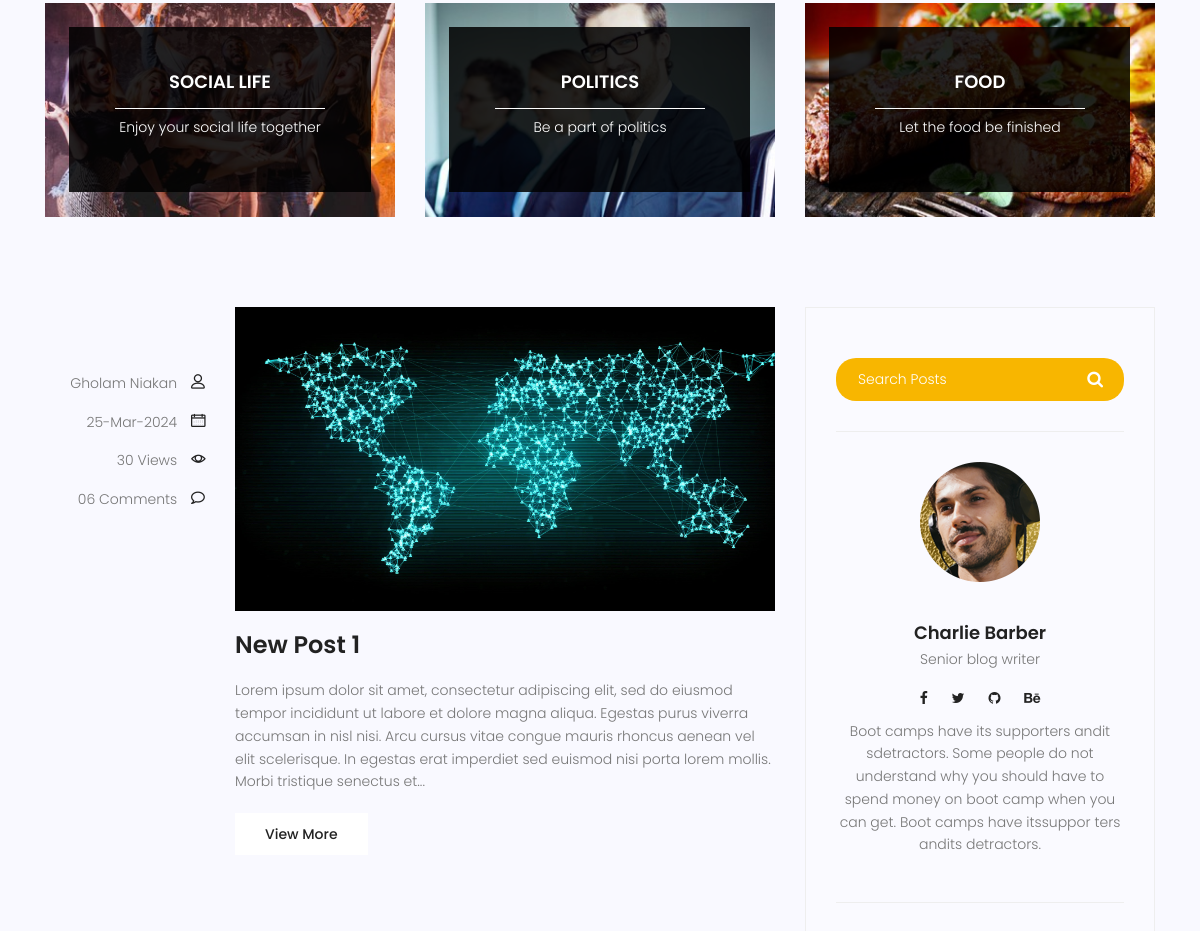
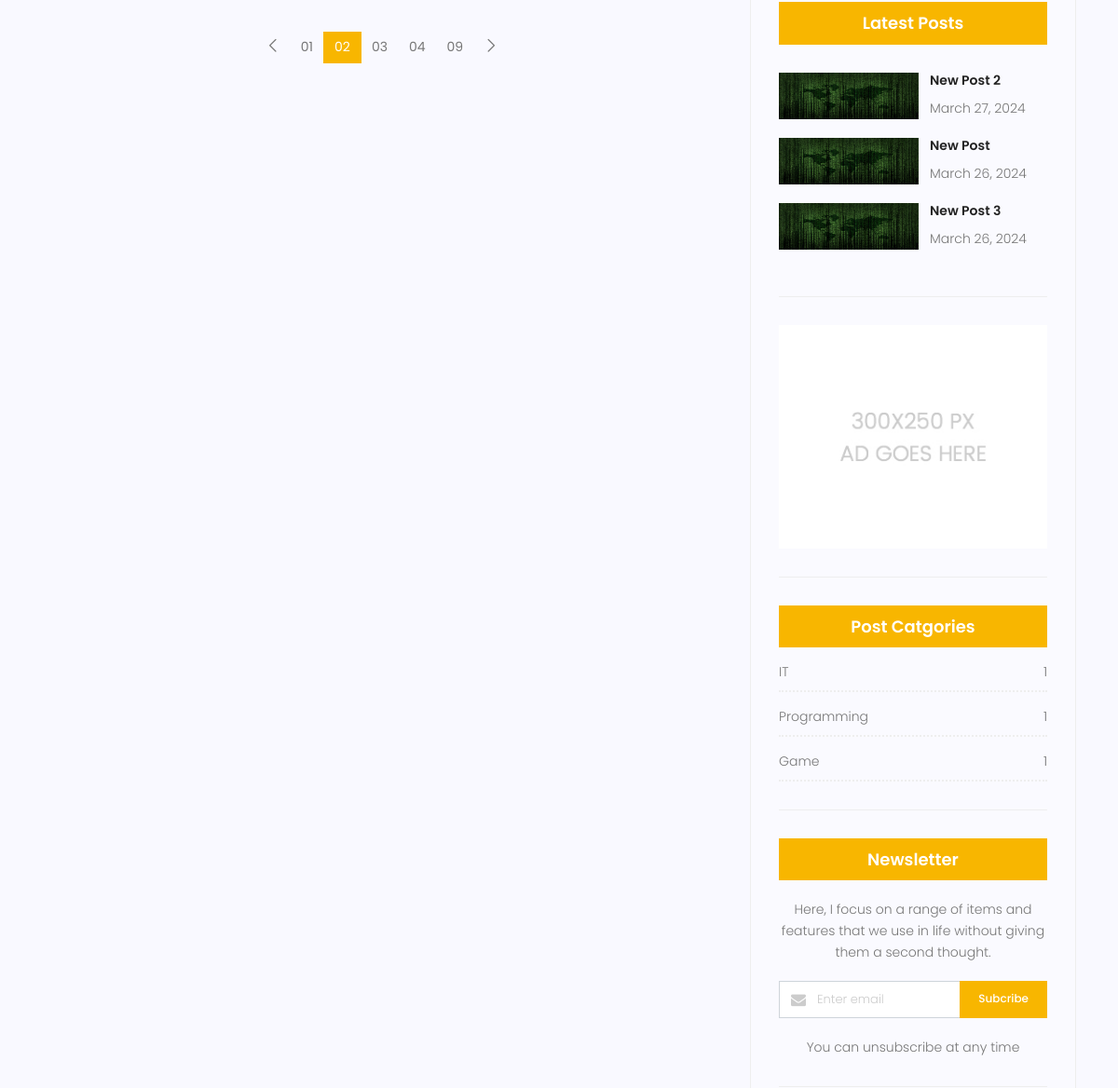
Before: /blog (middle part) with the older database file (2 pictures, top to bottom).
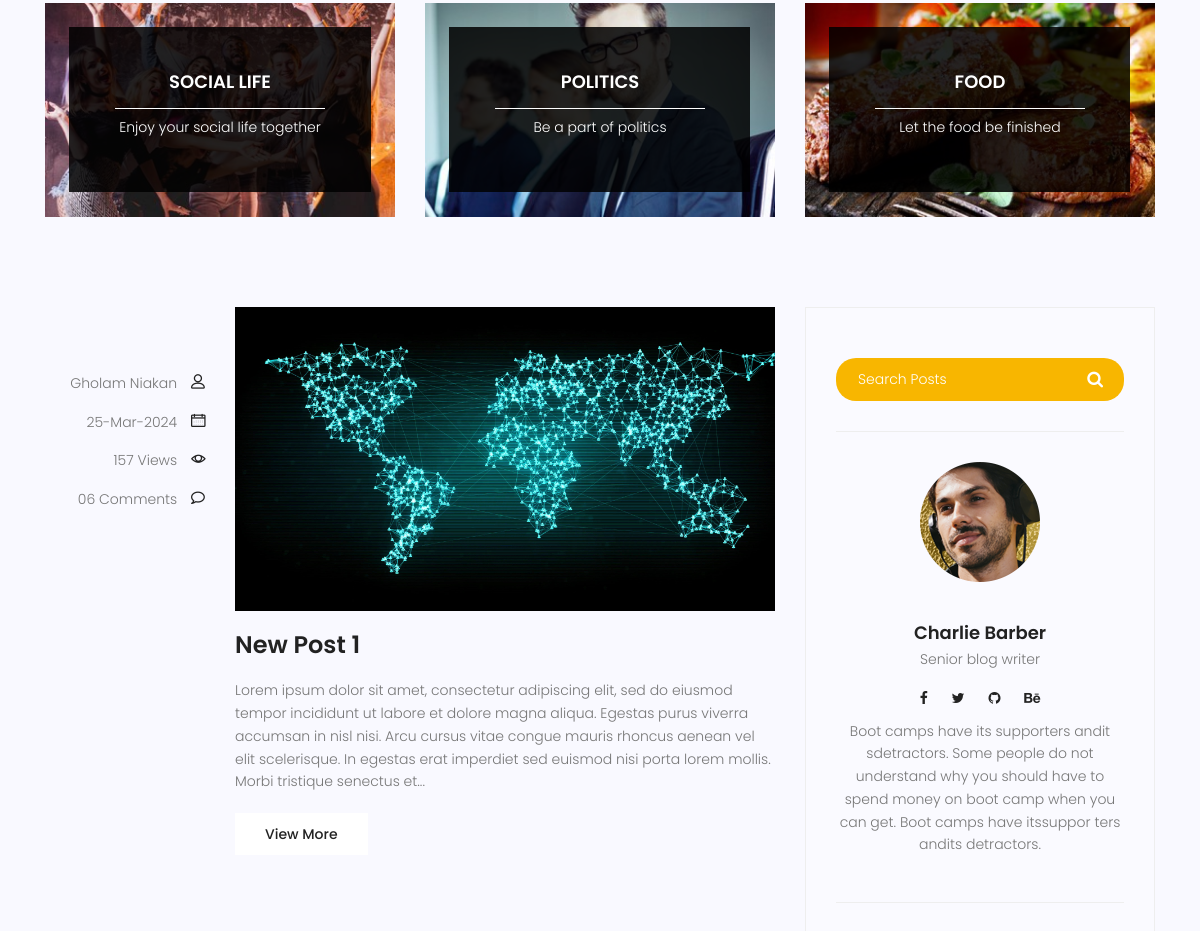
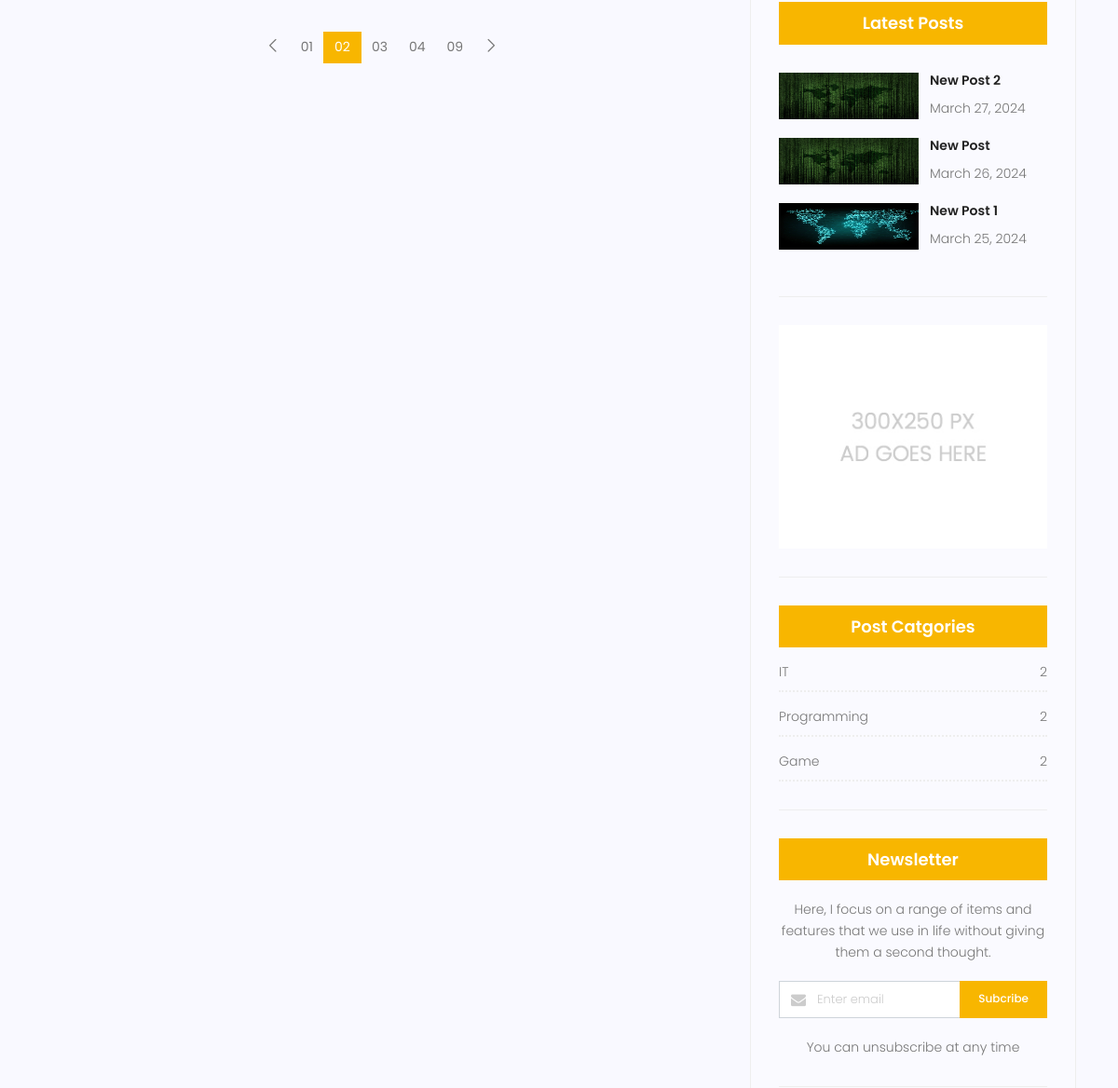
After: the same page with the newer database file (2 pictures, top to bottom).
### blog/models.py (models this page shows, shortened)
class Post(models.Model):
    Author = models.ForeignKey(User, on_delete=models.SET_NULL, null=True)
    Title = models.CharField(max_length=255)
    Content = models.TextField()
    Image = models.ImageField(upload_to='Blog/Images', default='default.jpg')
    Category = models.ManyToManyField(Category)
    Tags = models.IntegerField(default=0)
    Counted_Views = models.IntegerField(default=0)
    Status = models.BooleanField(default=True)
    Publish_date = models.DateField()
    Publish_time = models.TimeField(default="00:00:00")
    Created_date = models.DateField(auto_now_add=True)
    Updated_date = models.DateField(auto_now=True)

class Category(models.Model):
    Name = models.CharField(max_length=255)
    def __str__(self):
        return self.Name

### blog/views.py (the view)
# urls.py: path('', home_blog, name='home_blog'),
def home_blog(request, catname=None, auth_name=None):
    if catname is None and auth_name is None:
        current_date = timezone.now().date()
        post = Post.objects.filter(Publish_date__lte=current_date, Status=True).order_by('Publish_date')
        pages = Paginator(post, 1)
        page_number = request.GET.get('Page')
        try:
            page_obj = pages.page(page_number)
        except InvalidPage:
            pages = Paginator(post, 1)
            page_obj = pages.get_page(1)
        context = {'Posts': page_obj}
        return render(request, "blog/blog-home.html", context)
    elif catname is not None and auth_name is None:
        now = timezone.now().date()
        posts = Post.objects.filter(Status=True, Publish_date__lte=now, Category__Name=catname)
        context = {'Posts': posts}
        return render(request, "blog/blog-home.html", context)
    elif catname is None and auth_name is not None:
        now = timezone.now().date()
        posts = Post.objects.filter(Status=True, Publish_date__lte=now, Author__username=auth_name)
        print(auth_name)
        context = {'Posts': posts}
        return render(request, "blog/blog-home.html", context)

### blog/templatetags/Blog_Tags.py (called while the page is built)
@register.simple_tag()
def views_counter(pid):
    current_date = timezone.now().date()
    query = Post.objects.get(id=pid, Status=True, Publish_date__lte=current_date)
    return query.Counted_Views

@register.filter()
def text_sniper(txt):
    val = str(txt).split()[:50]
    val = list(val)
    val = ' '.join(val)
    return val + '...'

@register.inclusion_tag('blog/LatestPosts.html')
def latest_posts(count=3):
    current_date = timezone.now().date()
    query = Post.objects.filter(Status=True, Publish_date__lte=current_date).order_by('-Publish_date')[:count]
    return {'Posts': query}

@register.inclusion_tag('blog/PostCategorys.html')
def Post_Category():
    current_date = timezone.now().date()
    posts = Post.objects.filter(Status=True, Publish_date__lte=current_date)
    category = Category.objects.all()
    cat_dict = {}
    for name in category:
        cat_dict[name] = posts.filter(Category=name).count()
    return {'Categories': cat_dict}

### Templates/blog/blog-home.html (shortened to what the changed rows need)
<!DOCTYPE html>
<html lang="zxx" class="no-js">
{% extends 'base.html' %}
{% load static %}
{% load Blog_Tags %}
{% block content %}
    <body>
    <section class="post-content-area">
        <div class="container">
            <div class="row">
                <div class="col-lg-8 posts-list">
                    {% for p in Posts %}
                        <div class="single-post row">
                            <div class="col-lg-3  col-md-3 meta-details">
                                <div class="user-details row">
                                    <p class="user-name col-lg-12 col-md-12 col-6"><a
                                            href={% url 'blog_authors' p.Author.username %}>{{ p.Author.get_full_name }}</a> <span class="lnr lnr-user"></span>
                                    </p>
                                    <p class="date col-lg-12 col-md-12 col-6"><a
                                            href="#">{{ p.Publish_date|date:"d-M-Y" }}</a> <span
                                            class="lnr lnr-calendar-full"></span></p>
                                    <p class="view col-lg-12 col-md-12 col-6"><a href="#">{% views_counter p.id %}
                                        Views</a> <span class="lnr lnr-eye"></span></p>
                                    <p class="comments col-lg-12 col-md-12 col-6"><a href="#">06 Comments</a> <span
                                            class="lnr lnr-bubble"></span></p>
                                </div>
                            </div>
                            <div class="col-lg-9 col-md-9 ">
                                <div class="feature-img">
                                    <img class="img-fluid" src="{{ p.Image.url }}" alt="">
                                </div>
                                <a class="posts-title" href="{% url 'single_blog' p.id %}"><h3>{{ p.Title }}</h3></a>
                                <p class="excert">
                                    {{ p.Content|text_sniper }}
                                </p>
                                <a href="blog-single.html" class="primary-btn">View More</a>
                            </div>
                        </div>
                    {% endfor %}
                </div>
                <div class="col-lg-4 sidebar-widgets">
                    <div class="widget-wrap">
                        {% include 'blog/Blog_Writer.html' %}
                        <div class="single-sidebar-widget popular-post-widget">
                            <div class="popular-post-list">
                                {% latest_posts %}
                            </div>
                        </div>
                        {% Post_Category %}
                    </div>
                </div>
            </div>
        </div>
    </section>
    </body>
{% endblock %}

### Templates/blog/LatestPosts.html (shortened to what this page needs)
{% load static %}
<!DOCTYPE html>
<html lang="en">
<head>
</head>
<body>
{% for items in Posts %}
    <div class="single-post-list d-flex flex-row align-items-center ">
        <div class="thumb containers_latest">
            <img class="img-fluid custom_image_latest" src="{{ items.Image.url }}" alt="">
        </div>
        <div class="details">
            <a href="blog-single.html"><h6>{{ items.Title }}</h6></a>
            <p>{{ items.Publish_date }}</p>
        </div>
    </div>
{% endfor %}
</body>
</html>

### Templates/blog/PostCategorys.html (shortened to what this page needs)
<!DOCTYPE html>
<html lang="en">
<head>
    {% load static %}
    {% load Blog_Tags %}
</head>
<body>
<div class="single-sidebar-widget post-category-widget">
    <h4 class="category-title">Post Catgories</h4>
    <ul class="cat-list">
        {% for name,count in Categories.items %}
            <li>
                <a href={% url 'blog_categorys' name %} class="d-flex justify-content-between">
                    <p>{{ name }}</p>
                    <p>{{ count }}</p>
                </a>
            </li>
        {% endfor %}
    </ul>
</div>
</body>
</html>

Changed rows visible on the page:
no longer on this page (row edited): Post: Image (placeholder picture), Title "New Post 3", Publish_date "March 26, 2024", shown under "Latest Posts"
now on one of the page's lists (row edited): Post: Title "New Post 1", Publish_date "March 25, 2024"
changed Post "New Post 1": id+Counted_Views "30" → "157"
computed for Category "IT": id "1" → "2"
computed for Category "Programming": id "1" → "2"
computed for Category "Game": count "1" → "2"
